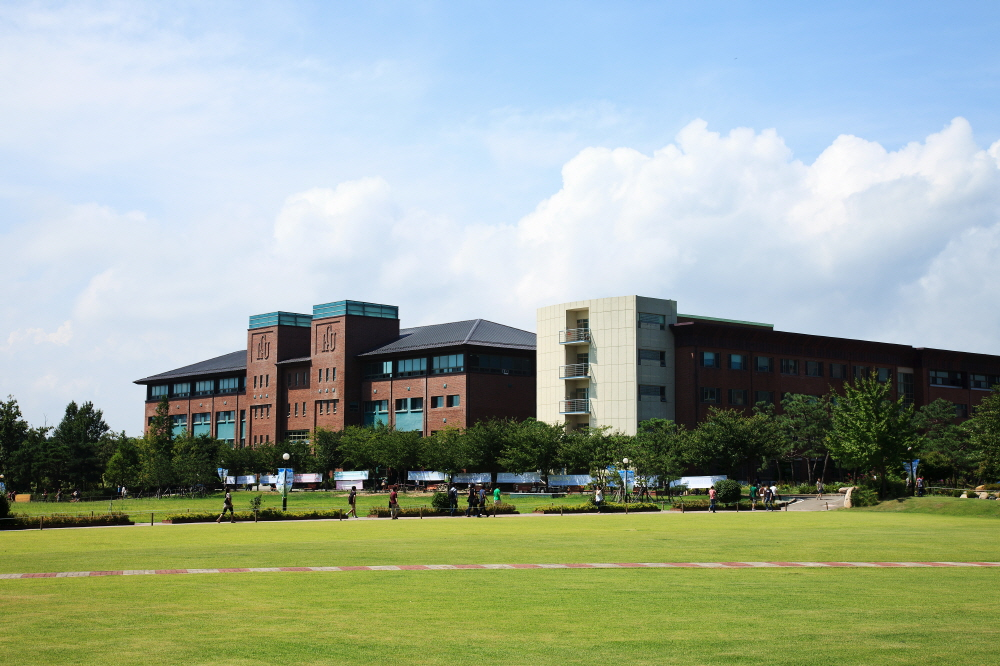
#> input picture introduction_to_ai/imageData/school.jpg, 1000 x 666 px
$ jupyter execute --allow-errors imageData.ipynb
#> lines starting #> are read from the running program, lines starting #| are printed output that depends on the picture
# Import

- pickle: file
- **PIL** Python Image Library

[cell 1]
import pickle
import numpy as np
import pandas as pd
import matplotlib.pyplot as plt
from PIL import Image  # Python Image Library
from numpy import asarray

### Load Image

[cell 2]
img = Image.open('./school.jpg')
#> img is the input picture: PIL image 1000x666 RGB; mean R, G, B 156.4, 169.6, 155.3

numpydata = asarray(img)

print(numpydata.shape)
#| (666, 1000, 3)
print(type(numpydata))
#| <class 'numpy.ndarray'>
plt.imshow(numpydata)

## Color Channel (at 3rd dimension)

[cell 3]
plt.figure(figsize=(20, 5))

print('shape:', numpydata.shape)
#| shape: (666, 1000, 3)
print('type:', type(numpydata))
#| type: <class 'numpy.ndarray'>

plt.subplot(141)
plt.imshow(numpydata[300:600, 300:600, :])
plt.axis("off")

plt.subplot(142)
plt.imshow(numpydata[300:600, 300:600, 0])
plt.axis("off")

plt.subplot(143)
plt.imshow(numpydata[300:600, 300:600, 1])
plt.axis("off")

plt.subplot(144)
plt.imshow(numpydata[300:600, 300:600, 2])
plt.axis("off")
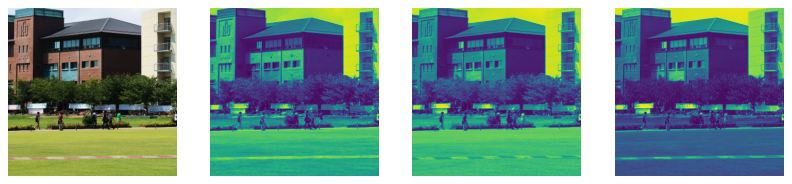
#> figure drawn by matplotlib, 4 panels

## Image Processing

`plt.imshow(np.ndarray)`

[cell 4]
img = Image.open('./school.jpg').convert('L')
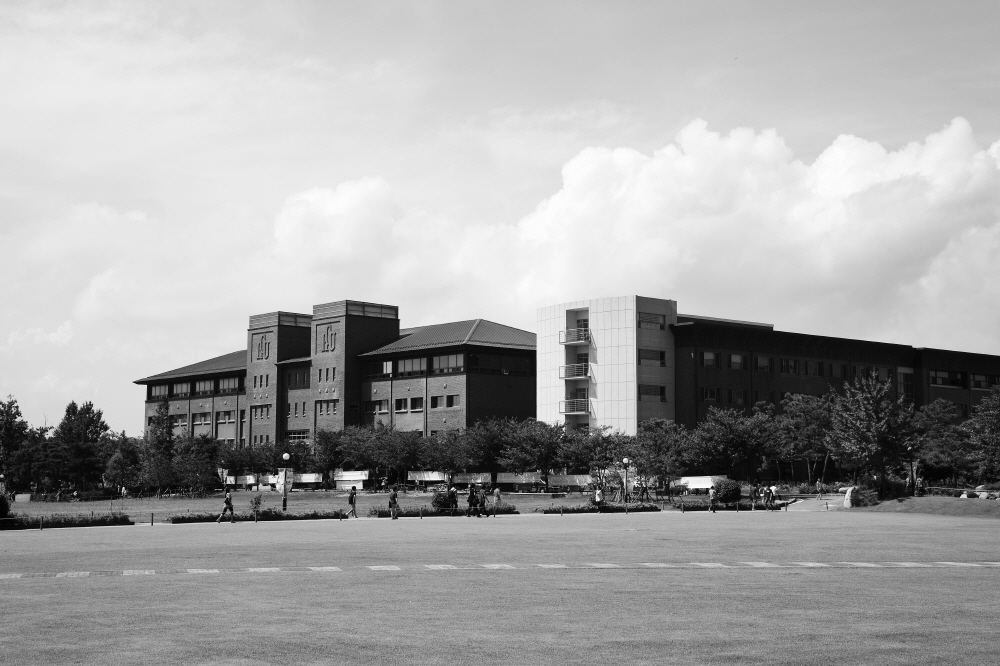
#> img: PIL image 1000x666 L; min 1, max 254, mean 164

# asarray() class is used to convert PIL images into NumPy arrays
numpydata = asarray(img)

# ‹class 'numpy.ndarray'>
print(type(numpydata))
#| <class 'numpy.ndarray'>

# shape
print(numpydata.shape)
#| (666, 1000)
plt.imshow(numpydata, cmap='gray')

[cell 5]
print(img.size)
#| (1000, 666)
img2 = img.resize((300,200))
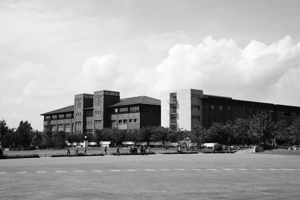
#> img2: PIL image 300x200 L; min 2, max 253, mean 164
print(img2.size)
#| (300, 200)
img2

[cell 6]
img3 = img2.rotate(45)
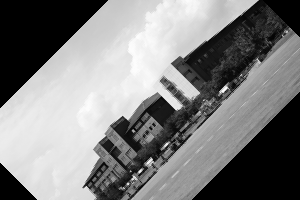
#> img3: PIL image 300x200 L; min 0, max 253, mean 127.4
img3
